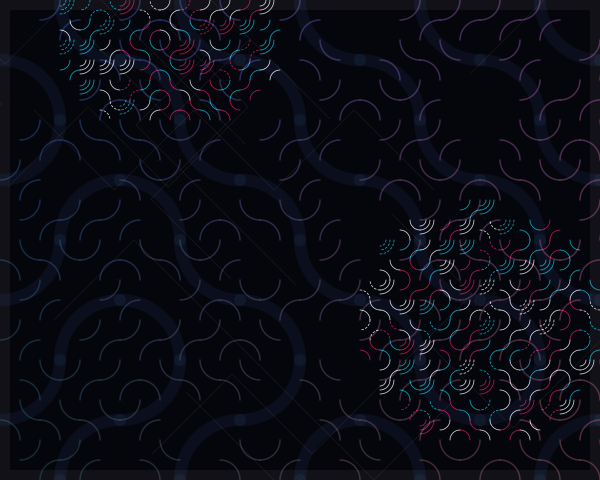

Generate this figure with Python:
import cairo
import math
import random

# Setup
width, height = 600, 480
surface = cairo.ImageSurface(cairo.FORMAT_ARGB32, width, height)
ctx = cairo.Context(surface)

# Background
ctx.set_source_rgb(0.02, 0.02, 0.05)  # Deep midnight blue-black
ctx.paint()

def draw_truchet_cell(x, y, size, variant, color, weight, dashed=False):
    """Draws a sophisticated Truchet tile variant with multiple arcs or lines."""
    ctx.save()
    ctx.translate(x + size/2, y + size/2)
    
    r, g, b, a = color
    ctx.set_source_rgba(r, g, b, a)
    ctx.set_line_width(weight)
    ctx.set_line_cap(cairo.LINE_CAP_ROUND)
    
    if dashed:
        ctx.set_dash([size * 0.1, size * 0.1])
    else:
        ctx.set_dash([])

    half = size / 2
    
    # Variant logic: 0 and 1 are standard arcs, 2 is a cross, 3 is nested arcs
    if variant == 0:
        # Arcs connecting adjacent sides
        ctx.arc(-half, -half, half, 0, math.pi / 2)
        ctx.stroke()
        ctx.arc(half, half, half, math.pi, 3 * math.pi / 2)
        ctx.stroke()
    elif variant == 1:
        ctx.arc(half, -half, half, math.pi / 2, math.pi)
        ctx.stroke()
        ctx.arc(-half, half, half, 3 * math.pi / 2, 2 * math.pi)
        ctx.stroke()
    elif variant == 2:
        # Geometric "X" with central circular node
        ctx.move_to(-half, 0)
        ctx.line_to(half, 0)
        ctx.move_to(0, -half)
        ctx.line_to(0, half)
        ctx.stroke()
        ctx.arc(0, 0, size * 0.1, 0, 2 * math.pi)
        ctx.fill()
    else:
        # Multi-line/Nested effect
        for i in [0.3, 0.5, 0.7]:
            ctx.arc(-half, -half, size * i, 0, math.pi / 2)
            ctx.stroke()

    ctx.restore()

# --- GENERATIVE COMPOSITION ---

# 1. Background Structure Layer (Large, soft, geometric)
grid_size_bg = 120
for i in range(int(width / grid_size_bg) + 1):
    for j in range(int(height / grid_size_bg) + 1):
        x, y = i * grid_size_bg, j * grid_size_bg
        # Use a harmonic function to decide variant
        variant = int((math.sin(i * 0.5) + math.cos(j * 0.5) + 2)) % 2
        draw_truchet_cell(x, y, grid_size_bg, variant, (0.2, 0.3, 0.5, 0.15), 12)

# 2. Intermediate Logic Layer (Fluidity and Rhythm)
grid_size_mid = 40
for i in range(int(width / grid_size_mid)):
    for j in range(int(height / grid_size_mid)):
        x, y = i * grid_size_mid, j * grid_size_mid
        
        # Determine intensity based on distance from an organic "flow" center
        dist = math.sqrt((i - 7)**2 + (j - 6)**2)
        noise_val = random.random()
        
        if noise_val > 0.3:
            # Color shifts from cyan to magenta across the grid
            r = 0.2 + (i / 15) * 0.6
            g = 0.4
            b = 0.8 - (j / 12) * 0.4
            
            variant = random.randint(0, 1)
            # Offset every other row for an interlocking feel
            off_x = (j % 2) * (grid_size_mid / 2)
            draw_truchet_cell(x + off_x, y, grid_size_mid, variant, (r, g, b, 0.4), 1.5)

# 3. High-Frequency Staccato Layer (Swiss Precision & Vibrancy)
# This layer uses a smaller grid and higher contrast
grid_size_small = 20
ctx.set_operator(cairo.OPERATOR_ADD) # Additive blending for "glow"

for i in range(int(width / grid_size_small)):
    for j in range(int(height / grid_size_small)):
        # Strategic placement: use a math pattern to create "density clusters"
        density = math.sin(i * 0.2) * math.cos(j * 0.2)
        
        if density > 0.4:
            x, y = i * grid_size_small, j * grid_size_small
            
            # Bright highlight colors
            color_choice = random.choice([
                (1.0, 1.0, 1.0, 0.8), # Pure White
                (1.0, 0.1, 0.4, 0.7), # Swiss Red-ish
                (0.0, 0.9, 1.0, 0.7)  # Electric Cyan
            ])
            
            # High-frequency thin lines
            v = random.choice([0, 1, 3])
            draw_truchet_cell(x, y, grid_size_small, v, color_choice, 0.8, dashed=(random.random() > 0.8))

# 4. Final Accent: Global Interconnects
# Drawing long, sweeping Bezier paths that follow the Truchet "logic"
ctx.set_operator(cairo.OPERATOR_OVER)
ctx.set_line_width(0.5)
ctx.set_source_rgba(1, 1, 1, 0.1)

for _ in range(12):
    start_x = random.randint(0, width)
    start_y = random.randint(0, height)
    ctx.move_to(start_x, start_y)
    
    curr_x, curr_y = start_x, start_y
    for _ in range(5):
        # Move in 90-degree steps to mimic grid-based wiring
        curr_x += random.choice([-grid_size_mid, grid_size_mid]) * 2
        curr_y += random.choice([-grid_size_mid, grid_size_mid]) * 2
        ctx.line_to(curr_x, curr_y)
    ctx.stroke()

# 5. Framing and Border
ctx.set_source_rgba(1, 1, 1, 0.05)
ctx.set_line_width(20)
ctx.rectangle(0, 0, width, height)
ctx.stroke()

# Topography-like subtle Grain (Simulated with random points)
for _ in range(1000):
    gx = random.uniform(0, width)
    gy = random.uniform(0, height)
    ctx.set_source_rgba(1, 1, 1, 0.03)
    ctx.arc(gx, gy, 0.5, 0, 2 * math.pi)
    ctx.fill()
